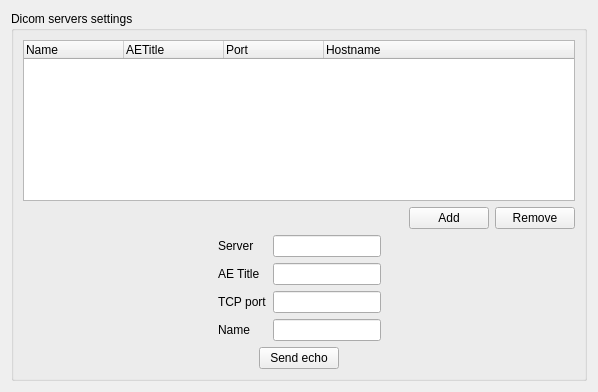
<?xml version="1.0" encoding="UTF-8"?>
<ui version="4.0">
 <class>QtDcmServersDicomSettingsWidget</class>
 <widget class="QWidget" name="QtDcmServersDicomSettingsWidget">
  <property name="geometry">
   <rect>
    <x>0</x>
    <y>0</y>
    <width>598</width>
    <height>392</height>
   </rect>
  </property>
  <property name="windowTitle">
   <string>Form</string>
  </property>
  <layout class="QGridLayout" name="gridLayout">
   <item row="0" column="0">
    <widget class="QGroupBox" name="groupBox_3">
     <property name="title">
      <string>Dicom servers settings</string>
     </property>
     <layout class="QGridLayout" name="gridLayout_5">
      <item row="0" column="0">
       <widget class="QTreeWidget" name="treeWidget">
        <property name="expandsOnDoubleClick">
         <bool>true</bool>
        </property>
        <property name="columnCount">
         <number>4</number>
        </property>
        <attribute name="headerCascadingSectionResizes">
         <bool>false</bool>
        </attribute>
        <attribute name="headerHighlightSections">
         <bool>true</bool>
        </attribute>
        <column>
         <property name="text">
          <string>Name</string>
         </property>
        </column>
        <column>
         <property name="text">
          <string>AETitle</string>
         </property>
        </column>
        <column>
         <property name="text">
          <string>Port</string>
         </property>
        </column>
        <column>
         <property name="text">
          <string>Hostname</string>
         </property>
        </column>
       </widget>
      </item>
      <item row="1" column="0">
       <layout class="QHBoxLayout" name="horizontalLayout_4">
        <item>
         <spacer name="horizontalSpacer_2">
          <property name="orientation">
           <enum>Qt::Horizontal</enum>
          </property>
          <property name="sizeHint" stdset="0">
           <size>
            <width>40</width>
            <height>20</height>
           </size>
          </property>
         </spacer>
        </item>
        <item>
         <widget class="QPushButton" name="addButton">
          <property name="text">
           <string>Add</string>
          </property>
         </widget>
        </item>
        <item>
         <widget class="QPushButton" name="removeButton">
          <property name="text">
           <string>Remove</string>
          </property>
         </widget>
        </item>
       </layout>
      </item>
      <item row="2" column="0">
       <layout class="QHBoxLayout" name="horizontalLayout_5">
        <item>
         <spacer name="horizontalSpacer_5">
          <property name="orientation">
           <enum>Qt::Horizontal</enum>
          </property>
          <property name="sizeHint" stdset="0">
           <size>
            <width>40</width>
            <height>20</height>
           </size>
          </property>
         </spacer>
        </item>
        <item>
         <layout class="QVBoxLayout" name="verticalLayout_2">
          <item>
           <widget class="QLabel" name="label_4">
            <property name="sizePolicy">
             <sizepolicy hsizetype="Fixed" vsizetype="Preferred">
              <horstretch>0</horstretch>
              <verstretch>0</verstretch>
             </sizepolicy>
            </property>
            <property name="text">
             <string>Server</string>
            </property>
           </widget>
          </item>
          <item>
           <widget class="QLabel" name="label_5">
            <property name="sizePolicy">
             <sizepolicy hsizetype="Fixed" vsizetype="Preferred">
              <horstretch>0</horstretch>
              <verstretch>0</verstretch>
             </sizepolicy>
            </property>
            <property name="text">
             <string>AE Title</string>
            </property>
           </widget>
          </item>
          <item>
           <widget class="QLabel" name="label_6">
            <property name="sizePolicy">
             <sizepolicy hsizetype="Fixed" vsizetype="Preferred">
              <horstretch>0</horstretch>
              <verstretch>0</verstretch>
             </sizepolicy>
            </property>
            <property name="text">
             <string>TCP port</string>
            </property>
           </widget>
          </item>
          <item>
           <widget class="QLabel" name="label_7">
            <property name="sizePolicy">
             <sizepolicy hsizetype="Fixed" vsizetype="Preferred">
              <horstretch>0</horstretch>
              <verstretch>0</verstretch>
             </sizepolicy>
            </property>
            <property name="text">
             <string>Name</string>
            </property>
           </widget>
          </item>
         </layout>
        </item>
        <item>
         <layout class="QVBoxLayout" name="verticalLayout">
          <item>
           <widget class="QLineEdit" name="serverHostnameEdit">
            <property name="sizePolicy">
             <sizepolicy hsizetype="Fixed" vsizetype="Fixed">
              <horstretch>0</horstretch>
              <verstretch>0</verstretch>
             </sizepolicy>
            </property>
           </widget>
          </item>
          <item>
           <widget class="QLineEdit" name="serverAetitleEdit">
            <property name="sizePolicy">
             <sizepolicy hsizetype="Fixed" vsizetype="Fixed">
              <horstretch>0</horstretch>
              <verstretch>0</verstretch>
             </sizepolicy>
            </property>
           </widget>
          </item>
          <item>
           <widget class="QLineEdit" name="serverPortEdit">
            <property name="sizePolicy">
             <sizepolicy hsizetype="Fixed" vsizetype="Fixed">
              <horstretch>0</horstretch>
              <verstretch>0</verstretch>
             </sizepolicy>
            </property>
           </widget>
          </item>
          <item>
           <widget class="QLineEdit" name="serverNameEdit">
            <property name="sizePolicy">
             <sizepolicy hsizetype="Fixed" vsizetype="Fixed">
              <horstretch>0</horstretch>
              <verstretch>0</verstretch>
             </sizepolicy>
            </property>
           </widget>
          </item>
         </layout>
        </item>
        <item>
         <spacer name="horizontalSpacer_6">
          <property name="orientation">
           <enum>Qt::Horizontal</enum>
          </property>
          <property name="sizeHint" stdset="0">
           <size>
            <width>40</width>
            <height>20</height>
           </size>
          </property>
         </spacer>
        </item>
       </layout>
      </item>
      <item row="3" column="0">
       <layout class="QHBoxLayout" name="horizontalLayout_6">
        <item>
         <spacer name="horizontalSpacer_4">
          <property name="orientation">
           <enum>Qt::Horizontal</enum>
          </property>
          <property name="sizeHint" stdset="0">
           <size>
            <width>40</width>
            <height>20</height>
           </size>
          </property>
         </spacer>
        </item>
        <item>
         <widget class="QPushButton" name="echoButton">
          <property name="text">
           <string>Send echo</string>
          </property>
          <property name="icon">
           <iconset>
            <normaloff>:/Images/echo.png</normaloff>:/Images/echo.png</iconset>
          </property>
         </widget>
        </item>
        <item>
         <spacer name="horizontalSpacer_3">
          <property name="orientation">
           <enum>Qt::Horizontal</enum>
          </property>
          <property name="sizeHint" stdset="0">
           <size>
            <width>40</width>
            <height>20</height>
           </size>
          </property>
         </spacer>
        </item>
       </layout>
      </item>
     </layout>
    </widget>
   </item>
  </layout>
 </widget>
 <resources/>
 <connections/>
</ui>
